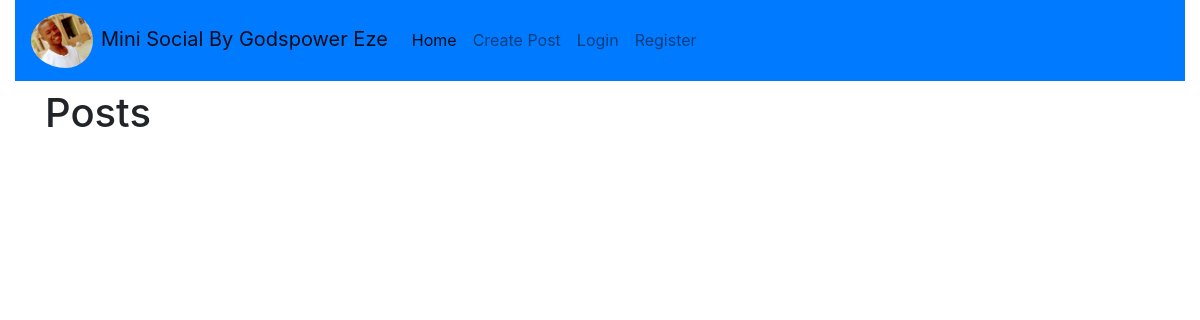
Page /home on the earlier database version.
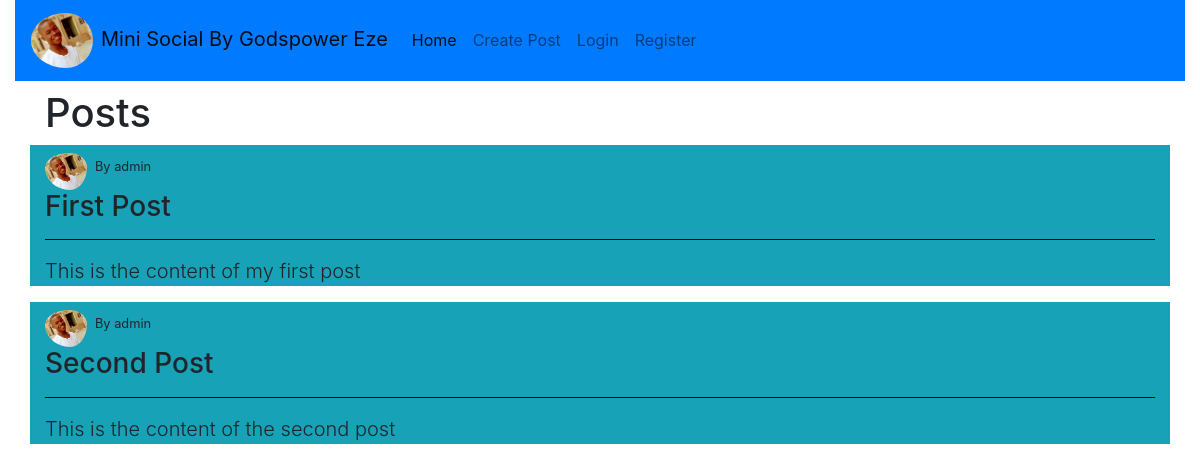
Same page on the later database version.
### socialmedia/models.py (models this page shows, shortened)
class Post(db.Model):
    id = db.Column(db.Integer, primary_key=True)
    post_title = db.Column(db.String(50), nullable=False)
    post_content = db.Column(db.Text, nullable=False)
    date_posted = db.Column(db.DateTime, nullable=False, default=datetime.utcnow)
    user_id = db.Column(db.Integer, db.ForeignKey('user.id'), nullable=False)

class User(db.Model, UserMixin):
    id = db.Column(db.Integer, primary_key=True)
    username = db.Column(db.String(20), nullable=False, unique=True)
    email = db.Column(db.String(120), unique=True, nullable=False)
    image_file = db.Column(db.String(20), nullable=False, default='default.jpg')
    password = db.Column(db.String(20), nullable=False)
    posts = db.relationship('Post', backref='author', lazy=True)

### socialmedia/routes.py (the view)
@app.route('/')
@app.route('/home')
def home():
    post = Post.query.all()
    return render_template('home.html', post=post, title='Home')

### socialmedia/templates/home.html
{% extends 'base.html' %}
{% block content %}
<h1 class="container">
    Posts
</h1>
    {% for p in post %}
    <div class="container bg-info">
        <small class="text-right"><img class="rounded-circle pr-2 pt-2" width="50px" src="{{ url_for('static', filename='mypicture.jpg')}}">By {{p.author.username}}</small>
    <h3>{{ p.post_title}}</h3>
        <hr color="black">
    <p class="lead">
        {{ p.post_content }}
    </p>
     </div>
    {% endfor %}
{% endblock %}

### socialmedia/templates/base.html (shortened to what this page needs)
<!doctype html>
<html lang="en">
  <head>
    <link rel="stylesheet" href="{{ url_for('static', filename='css/bootstrap.min.css')}}">
  </head>
  <body class="container-fluid">
  <nav class="navbar navbar-expand-lg navbar-light bg-primary">
      <a class="navbar-brand" href="{{ url_for('home')}}"><img class="rounded-circle pr-2" width="70px" src="{{ url_for('static', filename='mypicture.jpg')}}">Mini Social By Godspower Eze</a>
      <div class="collapse navbar-collapse" id="navbarSupportedContent">
        <ul class="navbar-nav mr-auto">
          <li class="nav-item active">
            <a class="nav-link" href="{{ url_for('home')}}">Home <span class="sr-only">(current)</span></a>
          </li>
          <li class="nav-item">
            <a class="nav-link" href="{{ url_for('post_create')}}">Create Post</a>
          </li>
            <li class="nav-item">
            <a class="nav-link" href="{{ url_for('login')}}">Login</a>
          </li>
            <li class="nav-item">
            <a class="nav-link" href="{{ url_for('register_user')}}">Register</a>
          </li>
        </ul>
      </div>
    </nav>
    {% block content %}
    {% endblock %}
  </body>
</html>

Differences in the rows shown:
added Post: author.username "admin", post_title "First Post", post_content "This is the content of my first post"
added Post: author.username "admin", post_title "Second Post", post_content "This is the content of the second post"
